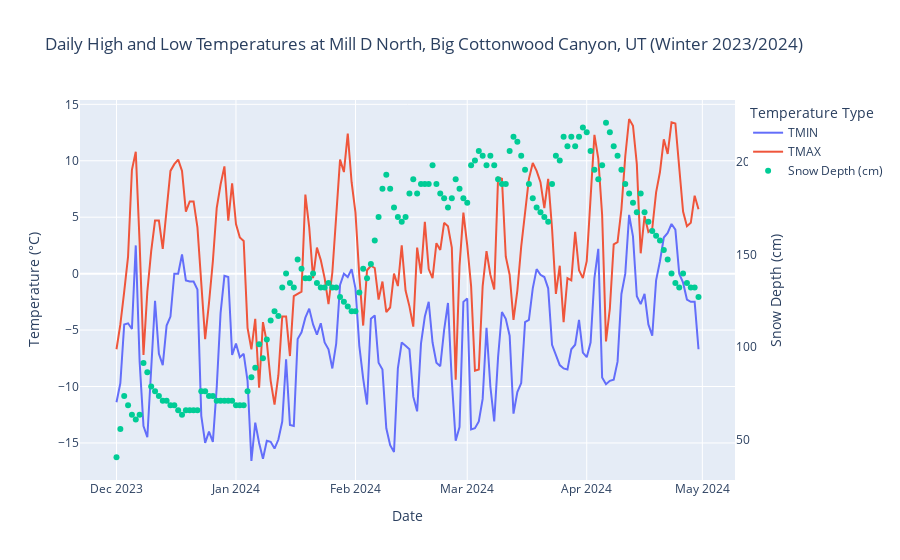

Notebook cell for this chart:
### Markdown cell above
And now we can create a plot showing both temperature and snow depth on the same chart with dual y-axes:

### Code cell
fig = px.line(
    winter_2024,
    x="DATE",
    y=["TMIN", "TMAX"],
    labels={"value": "Temperature (°C)", "variable": "Temperature Type"},
    title="Daily High and Low Temperatures at Mill D North, Big Cottonwood Canyon, UT (Winter 2023/2024)",
)
fig.update_layout(
    xaxis_title="Date",
    yaxis_title="Temperature (°C)",
    legend_title="Temperature Type",
)

# Add snow depth on secondary y-axis
fig.add_scatter(
    x=winter_2024["DATE"],
    y=winter_2024["SNWD"],
    mode="markers",
    name="Snow Depth (cm)",
    yaxis="y2",  # Use a secondary y-axis for snow depth
)

fig.update_layout(
    yaxis2=dict(
        title="Snow Depth (cm)",
        overlaying="y",
        side="right",
        showgrid=False,
        zeroline=False,
    )
)

fig.show()

### Figure 1 — Plotly figure (JSON) as saved in the notebook; plotly's stock layout.template omitted (floating-point values rounded to 4 significant figures; data arrays with more than 128 entries replaced by an {"elided": "..."} marker saying what was removed)
{"data": [{"hovertemplate": "Temperature Type=TMIN<br>DATE=%{x}<br>Temperature (°C)=%{y}<extra></extra>", "legendgroup": "TMIN", "line": {"color": "#636efa", "dash": "solid"}, "marker": {"symbol": "circle"}, "mode": "lines", "name": "TMIN", "orientation": "v", "showlegend": true, "type": "scatter", "x": {"elided": "152 str values"}, "xaxis": "x", "y": {"elided": "152 float values"}, "yaxis": "y"}, {"hovertemplate": "Temperature Type=TMAX<br>DATE=%{x}<br>Temperature (°C)=%{y}<extra></extra>", "legendgroup": "TMAX", "line": {"color": "#EF553B", "dash": "solid"}, "marker": {"symbol": "circle"}, "mode": "lines", "name": "TMAX", "orientation": "v", "showlegend": true, "type": "scatter", "x": {"elided": "152 str values"}, "xaxis": "x", "y": {"elided": "152 float values"}, "yaxis": "y"}, {"mode": "markers", "name": "Snow Depth (cm)", "type": "scatter", "x": {"elided": "152 str values"}, "y": {"elided": "152 float values"}, "yaxis": "y2"}], "layout": {"legend": {"title": {"text": "Temperature Type"}, "tracegroupgap": 0}, "title": {"text": "Daily High and Low Temperatures at Mill D North, Big Cottonwood Canyon, UT (Winter 2023/2024)"}, "xaxis": {"anchor": "y", "domain": [0, 1], "title": {"text": "Date"}}, "yaxis": {"anchor": "x", "domain": [0, 1], "title": {"text": "Temperature (°C)"}}, "yaxis2": {"overlaying": "y", "showgrid": false, "side": "right", "title": {"text": "Snow Depth (cm)"}, "zeroline": false}}}
